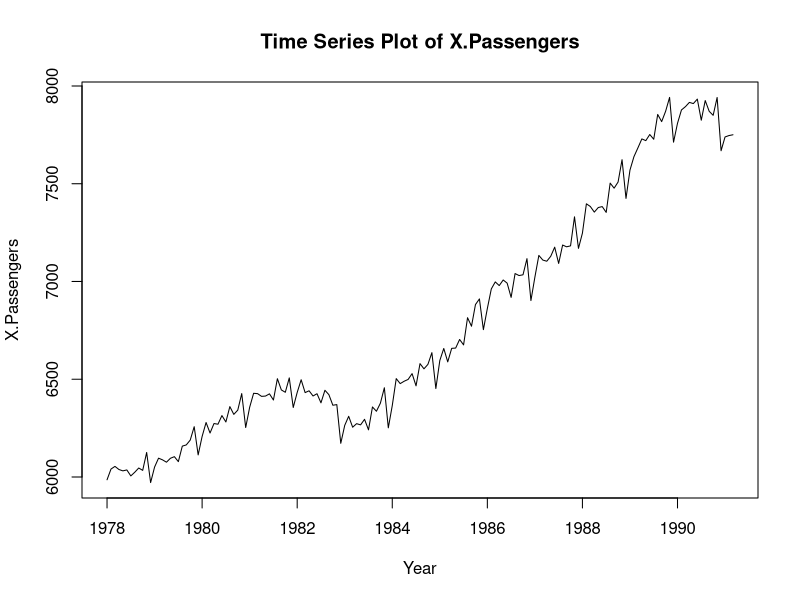
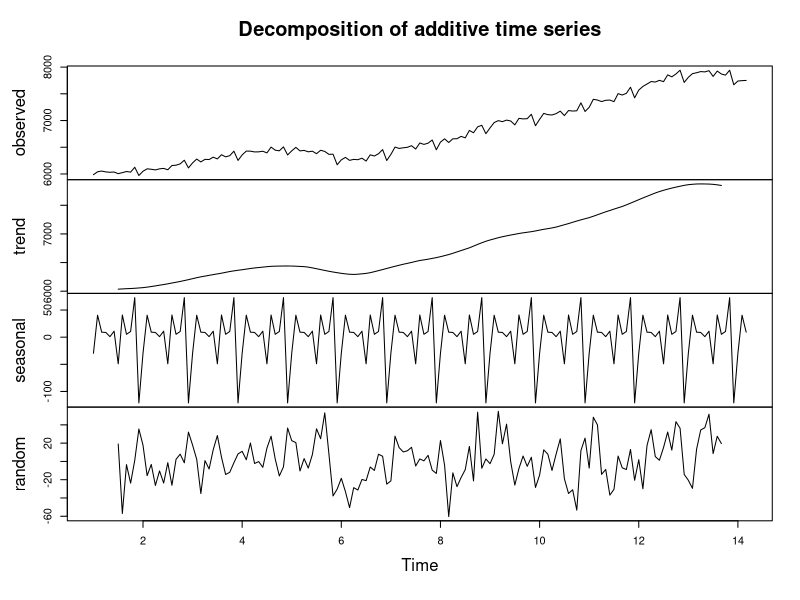
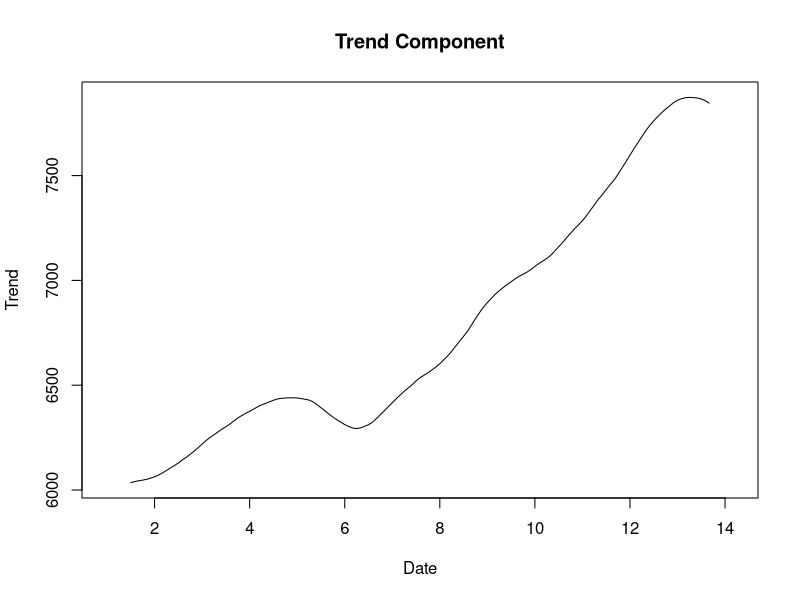
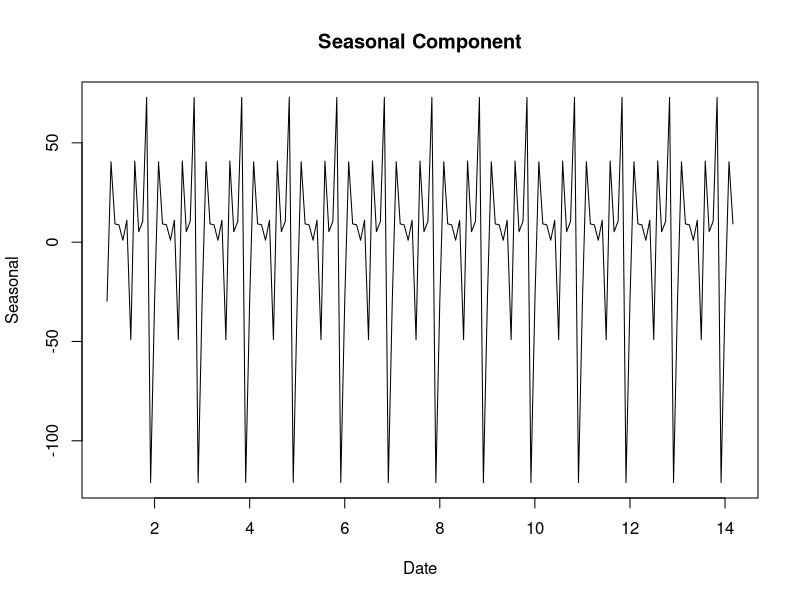
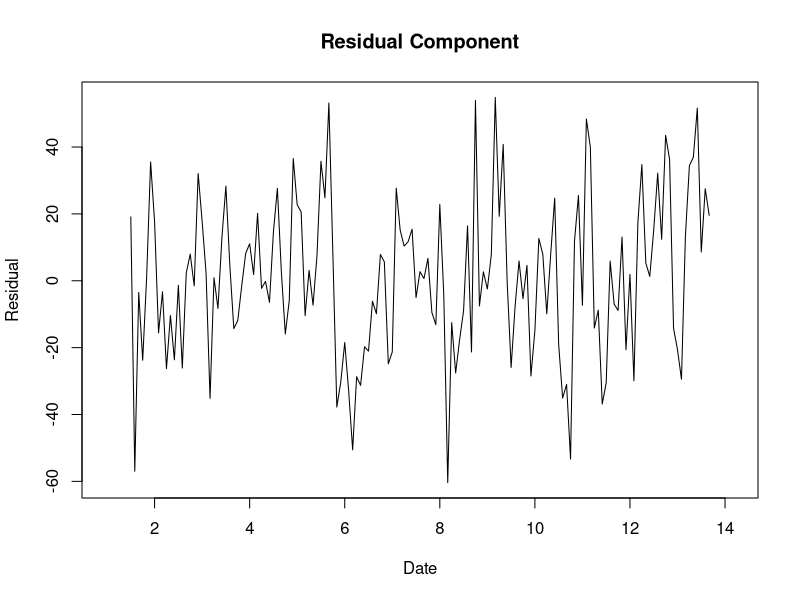
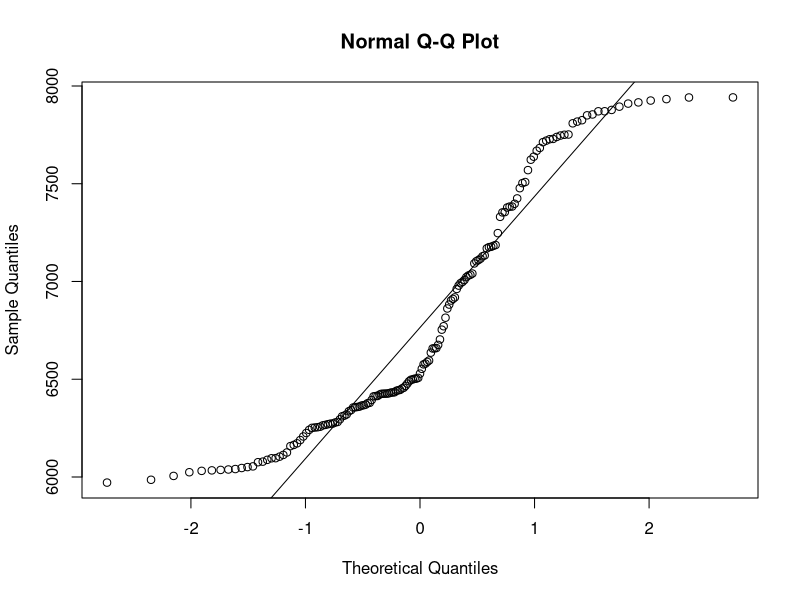
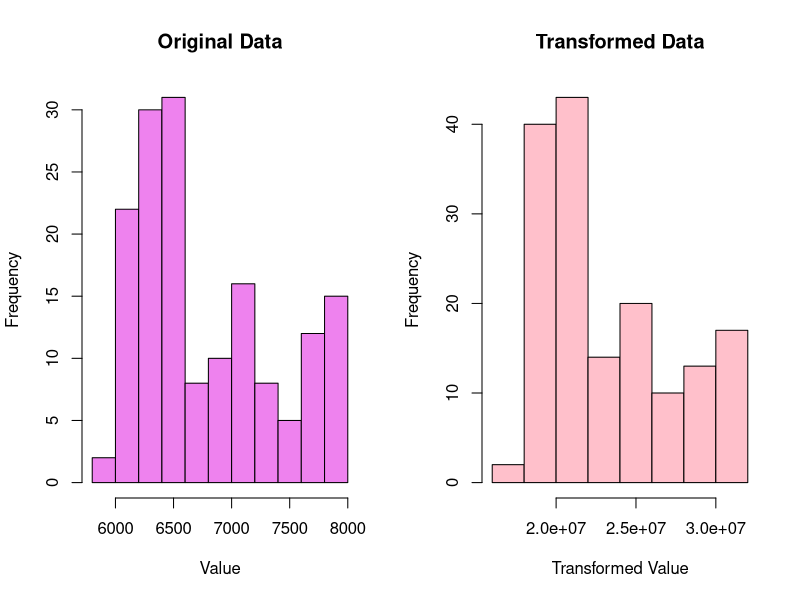
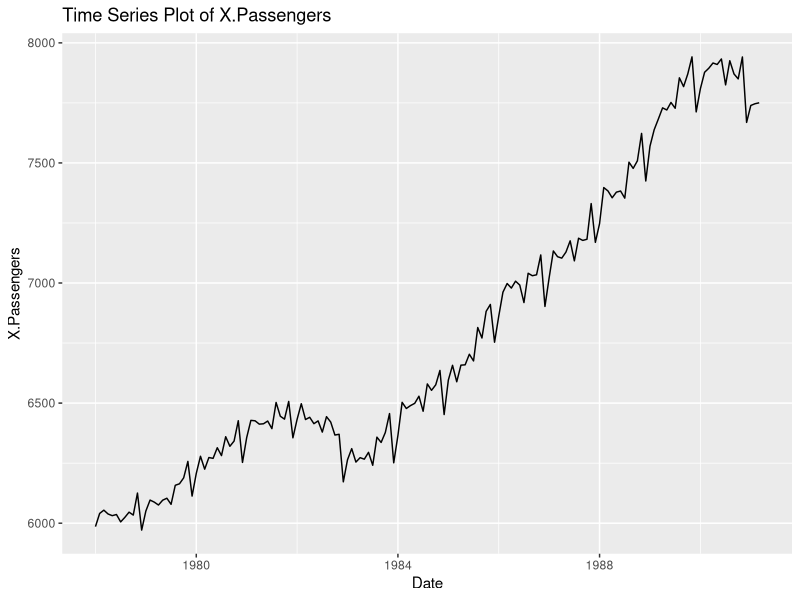

Recreate these plots in R, in order. (Note: this script raises an error after producing the figures.)
# ------------------------------ Load necessary libraries ----------------------
library(ggplot2)
library(lubridate)
library(forecast)
library(ggfortify)
library(tseries)
library(e1071)
library(MASS)
library(lmtest)
library(caTools)

# ------------------------- Step 0: Import and Split Data ----------------------
## import the data set
data <- read.csv("aus_employment.csv",stringsAsFactors = FALSE)

### Data Understanding ###
ls() # Check my data frame name

str(data) # Check the structure

any(is.na(data)) # Check for missing values

## format the date
data$date <- as.Date(data$date, format = "%m/%d/%Y")

# Create a time series object
data_ts <- ts(data$people_employed, frequency = 12, start = c(1978, 1))

## look the first few rows
head(data_ts)

## Plot Time Series
plot(data_ts, main="Time Series Plot of X.Passengers",xlab="Year", ylab = "X.Passengers")

## Split the data into training and test sets
##### Use the train to do the model then the end use to compare
train <- window(data_ts, start = c(1978, 1), end = c(1988, 12)) # 80% for training
test <- window(data_ts, start = c(1989, 1), end = c(1991, 3)) # 20% for testing

# ------------------------- Step 1 : Visualize the Time Series -------------------------
## Perform seasonal decomposition
ts_data <- ts(data$people_employed, frequency = 12)  # Assuming monthly data (frequency = 12)
decomposition <- decompose(ts_data)
plot(decomposition) # Plot the decomposition components (trend, seasonal, and remainder)

## Visual Inspection of Trend Component
plot(decomposition$trend, main = "Trend Component", xlab = "Date", ylab = "Trend")

## Visual Inspection of Seasonal Component
#### Seasonal from the plot
plot(decomposition$seasonal, main = "Seasonal Component", xlab = "Date", ylab = "Seasonal")

## Visual Inspection of Residual Component
plot(decomposition$random, main = "Residual Component", xlab = "Date", ylab = "Residual")

# ------------------------- Step 2 : Transformations ---------------------------

## CHECK NEED TO DO TRANFORMATION OR NOT  
## check skewness first
skew <- skewness(data$people_employed)
print(skew)

##### Output:  -0.149 indicates that the data is slightly left-skewed. 
##### (-0.149) suggests that the skewness is relatively small, which means the departure from a perfectly symmetric distribution is not severe

## Q-Q plot closely follow the line of equality--> suggests that the dataset is approximately normally distributed
qqnorm(data$people_employed)
qqline(data$people_employed)

## Shapiro-Wilk test --> whether a dataset follows a normal distribution
shapiro.test(data$people_employed)

##### Output: W-statistic is close to 1, which suggests that the data is relatively close to a normal distribution.
##### p-value (p < 0.0001) --> does not follow a normal distribution --> need to do transformation

## DO THE TRANSFORMATION 
original_data <- data$people_employed

## Find the optimal lambda (λ) for Box-Cox transformation
optimal_lambda <- optimize(function(lambda) -sum(log(abs((original_data^lambda - 1) / lambda))), c(-2, 2))$minimum
cat("Optimal lambda (λ) =", optimal_lambda, "\n")

##### Output: Optimal lambda (λ) = 1.99994 

## Transform the data using the optimal lambda
transformed_data <- if (abs(optimal_lambda) > 0.001) {
  (original_data^optimal_lambda - 1) / optimal_lambda
} else {
  log(original_data)
}

## Assign the transformed data back to the dataset
data$people_employed <- transformed_data

## Plot the original and transformed data
par(mfrow = c(1, 2))  # Create a 1x2 grid for side-by-side plots
hist(original_data, main = "Original Data", xlab = "Value", col = "violet")
hist(transformed_data, main = "Transformed Data", xlab = "Transformed Value", col = "pink")
par(mfrow = c(1, 1))  # Reset plotting parameters

ggplot(data = NULL, aes(x = time(data_ts), y = data_ts)) +
  geom_line() +
  labs(x = "Date", y = "X.Passengers") +
  ggtitle("Time Series Plot of X.Passengers")

ggplot(data = NULL, aes(x = time(transformed_data), y = data_ts)) +
  geom_line() +
  labs(x = "Date", y = "X.Passengers") +
  ggtitle("Time Series Plot of X.Passengers")

# ------------------------- Step 3: Check the stationary of series -------------------------
## Examine autocorrelation and partial autocorrelation to identify potential lag values for modeling
acf(data$people_employed, main = "Autocorrelation Function (ACF)", lag.max = 40)
pacf(data$people_employed, main = "Partial Autocorrelation Function (PACF)", lag.max = 40)

## Statistical Tests using adf --> result < 0.05 means stationary
adf.test(data$people_employed)

## examine relationships between values at different time points
lag.plot(data$people_employed, main = "Lag Plot") # using the original data

## Decompose again 
ts_data2 <- ts(data$people_employed, frequency = 12)  # Assuming monthly data (frequency = 12)
decomposition2 <- decompose(ts_data2)
plot(decomposition2) 

checktest <- kpss.test(train, null=c("Level","Trend"))
checktest

# Analysis for seasonal - - - - - - - - - - - - - - - - - - - - - - - - - 
summary(decomposition2$seasonal)

## Plot the autocorrelation function (ACF) of the seasonal component
acf(decomposition2$seasonal, main = "ACF of Seasonal Component")

## Plot the partial autocorrelation function (PACF) of the seasonal component
pacf(decomposition2$seasonal, main = "PACF of Seasonal Component")

# Analysis for trend - - - - - - - - - - - - -  - - - - - - - - - - - - 
summary(decomposition2$trend)

## check got missing value or not
any(is.na(decomposition2$trend))

## remove missing value
decomposition2$trend <- na.omit(decomposition2$trend)

## Plot the autocorrelation function- ACF & PACF of the trend component
acf(decomposition2$trend, main = "ACF of Trend Component")
pacf(decomposition2$trend, main = "PACF of Trend Component")

# Analysis for Residual - - - - - - - - - - - - -  - - - - - - - - - - - -
summary(decomposition2$random)

any(is.na(decomposition2$random))
decomposition2$random <- na.omit(decomposition2$random)

## Plot the autocorrelation function- ACF & PACF of the residual component
acf(decomposition2$random, main = "ACF of Residual Component")
pacf(decomposition2$random, main = "PACF of Residual Component")

print(decomposition2)

acf(data$people_employed, main = "Autocorrelation Function (ACF)")
pacf(data$people_employed, main = "Autocorrelation Function (PACF)")

# ------------------------- Step 4 : Find Optimal Parameters -------------------------
## Check the Seasonal then do the First(Seasonal) Differencing
plot(train)
acf(train, lag.max = 40)
pacf(train, lag.max = 40)
checkresiduals(train, lag=24)

adf.test(data_ts)
# use the original data
ndiffs(data_ts)
nsdiffs(data_ts)

#seasonal differencing
z <- ts(diff(data_ts, lag=12))
ts.plot(z, gpars = list(main="First(seasonal) Differences"))
acf(z, main="z", lag.max = 40)
pacf(z, main="z", lag.max = 40)
ndiffs(z)
adf.test(z)

# non seasonal 
z2 <- ts(diff(z))
ts.plot(z2, gpars = list(main="Second(non seasonal) Differences"))
acf(z2, main="z2", lag.max = 40)
pacf(z2, main="z2", lag.max = 40)
ndiffs(z2)
adf.test(z2)


checkresiduals(z, lag=24)


##Guess Arima(p,d,q)(P,D,Q)
##### (p,d,q) --> non seasonal part of model ; d = 0
##### (P,D,Q) --> seasonal part of model ; D = 1
##### p is for AR model --> see PACF; q is for MA model --> see ACF
# lets see the PACF 
# arima(1,0,0)(1, 0, 0)[12]
fit <- arima(x=train, order=c(1,1,0), seasonal = list(order = c(0,1,0), period=12))
fit
summary(fit)

## Diagnostic checking 
checkresiduals(fit, lag = 24)

# auto arima --> ARIMA(1,1,2)(0,1,1)[12] 
fit2<- auto.arima(train, ic="aic", trace = TRUE)
summary(fit2)
auto.arima(train, ic="aic", trace=TRUE)
checkresiduals(fit2, lag=24)

accuracy(fit)
accuracy(fit2)

coeftest(fit2)

## Generate forecasts for the next 108 months
forecast_values <- forecast(fit2, h = 108)
print(forecast_values)

## plot the graph out
pdf("larger_plot.pdf", width = 10, height = 6)
plot(forecast_values, main = "ARIMA Forecast", xlab = "Date", ylab = "IPG3113N")
dev.off()

## Holt-Winter Model
## Additive Holt-winters Method 
# Fit the additive Holt-Winters model to the training data
additive_model <- hw(train, seasonal = "additive")

# Forecast the time series for the testing period
additive_forecast <- predict(additive_model, 3)

# Print the forecast
print(additive_forecast)

## Multiplicative Holt-Winters Method
# Fit the multiplicative Holt-Winters model to the training data
multiplicative_model <- hw(train, seasonal = "multiplicative")

# Forecast the time series for the testing period
multiplicative_forecast <- predict(multiplicative_model, 12)

# Print the forecast
print(multiplicative_forecast)

##### Holt-Winters exponential smoothing with trend and multiplicative seasonal component.


# ------------------------- Step 5 : Diagnostic Checking (Randomness) -------------------------
## Check the Holt-Winter Method residuals
residuals <- checkresiduals(additive_model)
residuals2 <- checkresiduals(multiplicative_model)

## Convert the residuals object to a numeric vector
numeric_residuals <- as.numeric(residuals)
numeric_residuals2 <- as.numeric(residuals2)

## Perform the Box-Pierce test
bp.test <- Box.test(numeric_residuals, lag = 12)
bp.test2 <- Box.test(numeric_residuals2, lag = 12)

## Print the results of the Box-Pierce test
print(bp.test)
print(bp.test2)

## Perform the Ljung-Box test (same as Box-Pierce test)
ljung_box_test <- Box.test(numeric_residuals, lag = 12, type = "Ljung")
ljung_box_test2 <- Box.test(numeric_residuals2, lag = 12, type = "Ljung")

## Print the results of the Ljung-Box test
print(ljung_box_test)
print(ljung_box_test2)

# ---Step 7 : Consider Alternative Model, Compare and Determine the Best Model ---
## helps to find the most suitable ARIMA model for the data
fit3 <- auto.arima(candy_data)
summary(fit3)
auto.arima(data, ic="aic", trace=TRUE)

# ----------------- Step 8(a) : Form Equation for the Best Model -----------------



# ----------------- Step 8(b) : Estimate the model's coefficients -----------------


# ------------------------- Step 9 : Forecasting -------------------------


# ------------------------- Step 10 : Evaluate Model -------------------------
